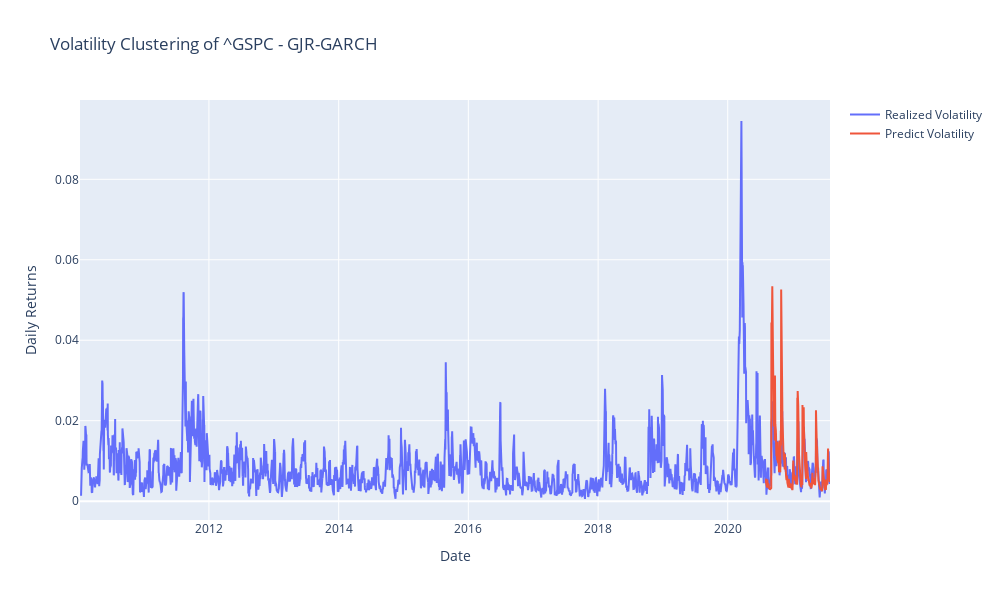

Notebook cell for this chart:
### Code cell
fig = go.Figure()
fig.add_trace(go.Scatter(x=data.index[1:], y=(realized_vol / 100), mode='lines', name='Realized Volatility'))
fig.add_trace(go.Scatter(x=forecast_garch.variance.index, y=(forecast_garch.variance['h.1']/100), mode='lines', name='Predict Volatility'))
fig.update_layout(
    title=f'Volatility Clustering of {stocks} - GJR-GARCH',
    xaxis_title='Date',
    yaxis_title='Daily Returns',
    width=1000,
    height=600
)
fig.show()

### Figure 1 — Plotly figure (JSON) as saved in the notebook; plotly's stock layout.template omitted (floating-point values rounded to 4 significant figures; data arrays with more than 128 entries replaced by an {"elided": "..."} marker saying what was removed)
{"data": [{"mode": "lines", "name": "Realized Volatility", "type": "scatter", "x": {"elided": "2913 str values"}, "y": {"elided": "2913 float values"}}, {"mode": "lines", "name": "Predict Volatility", "type": "scatter", "x": {"elided": "252 str values"}, "y": {"elided": "252 float values"}}], "layout": {"height": 600, "title": {"text": "Volatility Clustering of ^GSPC - GJR-GARCH"}, "width": 1000, "xaxis": {"title": {"text": "Date"}}, "yaxis": {"title": {"text": "Daily Returns"}}}}
